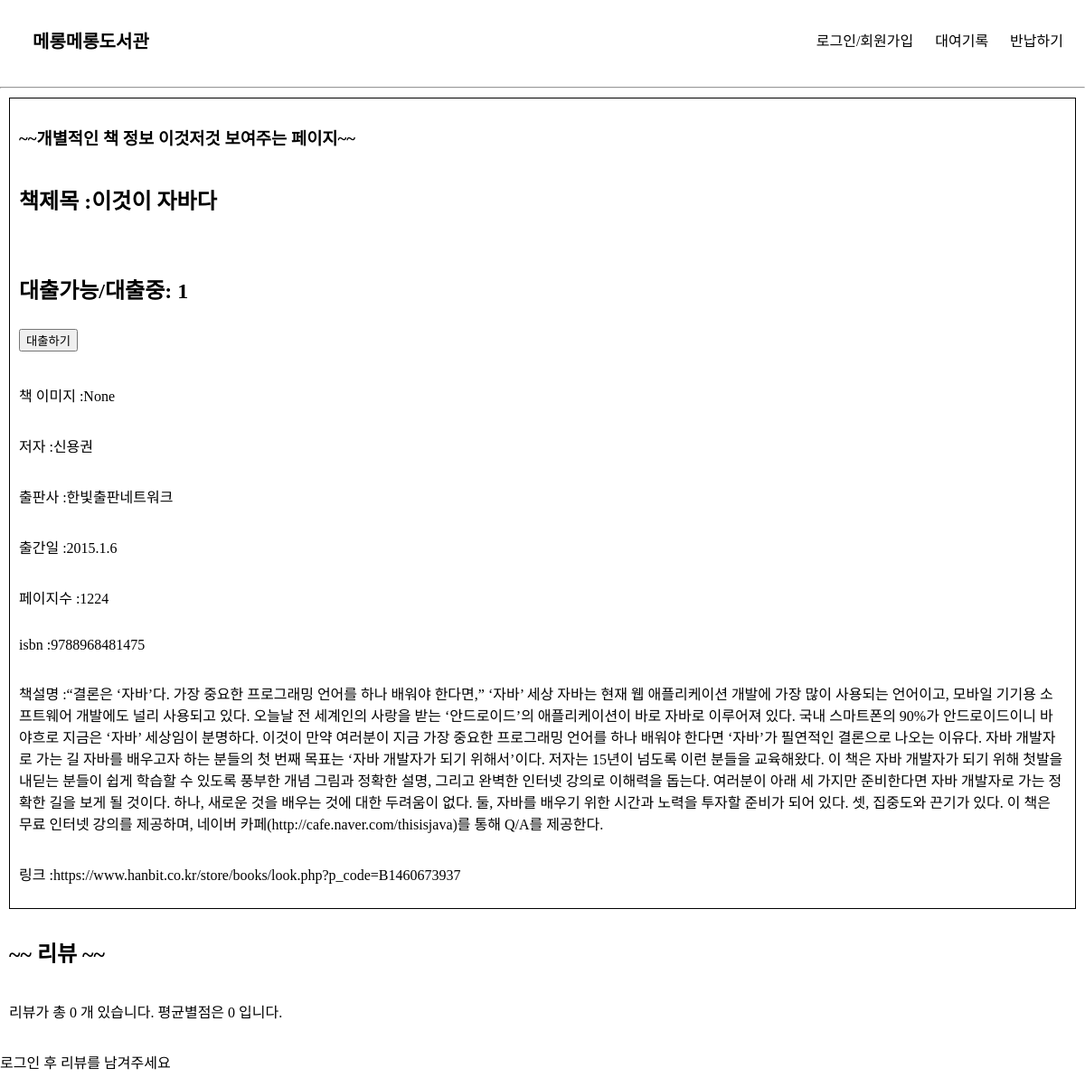
/book_info/25, run on an earlier commit of the app's database.
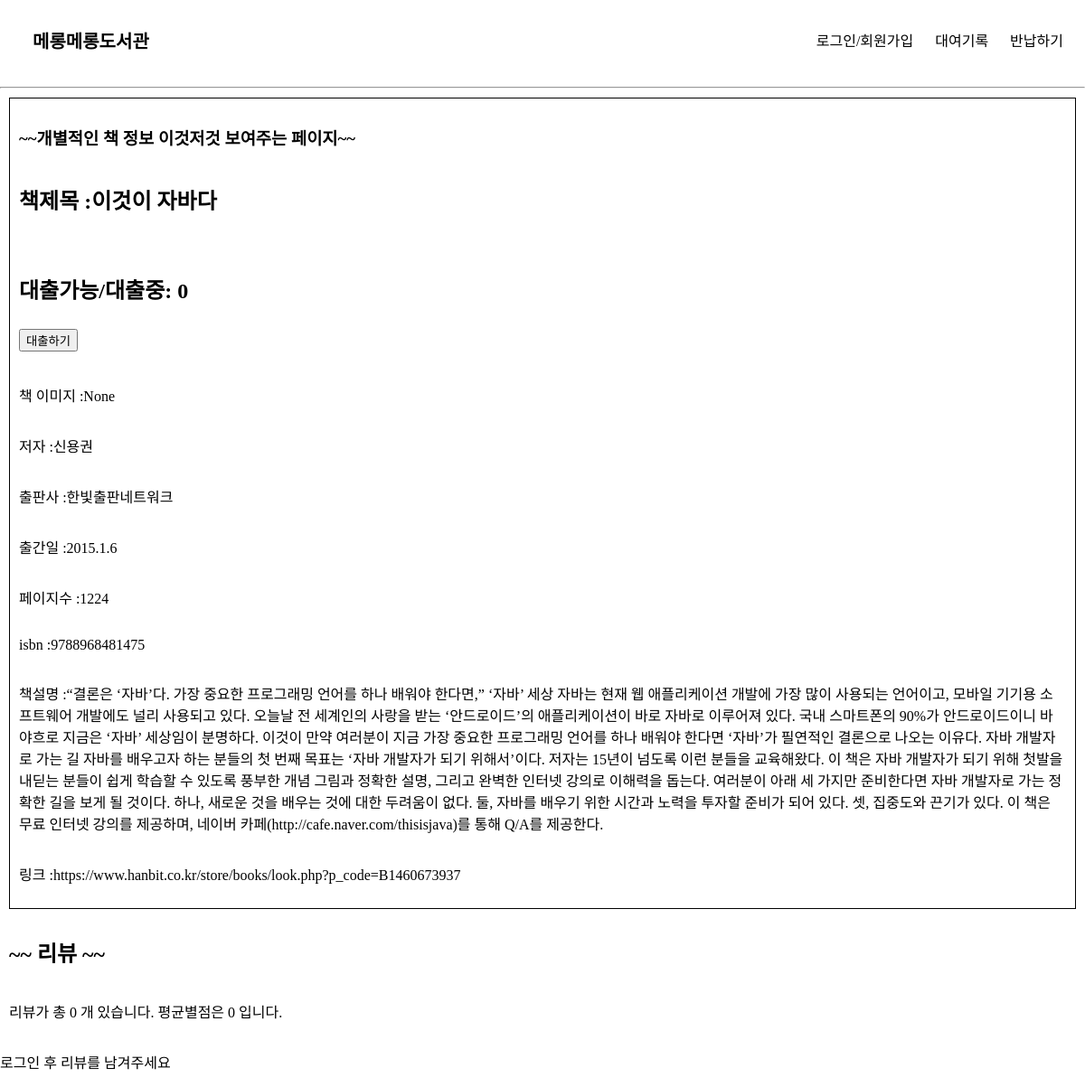
And on a later commit of the database.
### elicelibrary/models.py (models this page shows, shortened)
class Book(db.Model):
    __tablename__     = 'Book'
    id                = db.Column(db.Integer, primary_key=True, nullable=False, autoincrement=True, unique=True)
    title             = db.Column(db.String(45), nullable=False)
    author            = db.Column(db.String(45))
    publisher         = db.Column(db.String(45))
    publication_date  = db.Column(db.String(45))
    pages             = db.Column(db.Integer)
    isbn              = db.Column(db.String(45))
    registered_date   = db.Column(db.DateTime, default=datetime.utcnow)
    description       = db.Column(db.Text())    # 길이를 정할 수 없는 문자열은 Text를 쓰면 됨
    book_link         = db.Column(db.String(255))
    book_status       = db.Column(db.String(45))   # "1" :대출가능, "0" : 대출중 , "999" : 폐기    -> 선택형 변수에 적합한 데이터타입이 있을까?
    book_img          = db.Column(db.String(45))    # 책 표지만 바뀐 경우, 또는 책이 다르지만 같은 표지를 쓰는 경우가 있기 때문에 이미지 스토리지에서 같은 이미지의 반복을 막기 위해 별도의 책 이미지 식별 용 변수를 넣음
    at_user           = db.Column(db.String(45), default=None)

### elicelibrary/views/book_api.py (the view)
@book.route('/book_info/<int:book_id>', methods=["GET"])
def book_detail(book_id):
    book_info = Book.query.filter(Book.id == book_id).first()
    book_review = Review.query.filter(Review.isbn == book_info.isbn).all()
    rating_sum, rating_avg = 0, 0
    if book_review :
        for review in book_review:
            rating_sum += review.rating
        rating_avg = rating_sum / len(book_review)
    return render_template("book_detail.html", book = book_info, review_list = book_review, rating_avg = rating_avg, review_cnt = len(book_review))

### elicelibrary/templates/book_detail.html (shortened to what this page needs)
{% extends 'base.html' %}
{% block content %}
<div class="book-detail-info-container">
<h3>~~개별적인 책 정보 이것저것 보여주는 페이지~~</h3>
<h2> 책제목 :{{ book.title }}</h2>
<h2>
    <p>    대출가능/대출중: {{ book.book_status }}   </p>
    <form action="{{ url_for('book.checkout', book_id=book.id) }}" method="post">
        <input class='checkout-btn' type="submit" value="대출하기">
    </form>
</h2>
<p> 책 이미지 :{{ book.book_img }}</p>
<p> 저자 :{{ book.author }}</p>
<p> 출판사 :{{ book.publisher }}</p>
<p> 출간일 :{{ book.publication_date }}</p>
<p> 페이지수 :{{ book.pages }}</p>
<p> isbn :{{ book.isbn }}</p>
<p> 책설명 :{{ book.description }}</p>
<p> 링크 :{{ book.book_link }}</p>
</div>
<div class="review-container">
    <h2>~~ 리뷰 ~~</h2>
    <p>리뷰가 총 {{ review_cnt }} 개 있습니다. 평균별점은 {{ rating_avg }} 입니다. </p>
</div>
{% if session['login_id'] %}
<h3>리뷰 작성</h3>
<form action="{{ url_for('book.write_review', book_id=book.id) }}" method="post">
    <select name="star">
        <option value="1">1점</option>
        <option value="2">2점</option>
        <option value="3">3점</option>
        <option value="4">4점</option>
        <option value="5">5점</option>
    </select>
    <div class="form-group">
        <label for="review">리뷰</label>
        <input class="form-control" name="review" id="review" placeholder="리뷰를 작성해주세요."></input>
    </div>
    <input class="btn btn-primary" type="submit" value="리뷰 올리기">
</form>
{% else %}
<p>로그인 후 리뷰를 남겨주세요</p>
{% endif %}
{% endblock %}

What changed in the data, as far as the page shows it:
changed Book "이것이 자바다": book_status "1" → "0"
